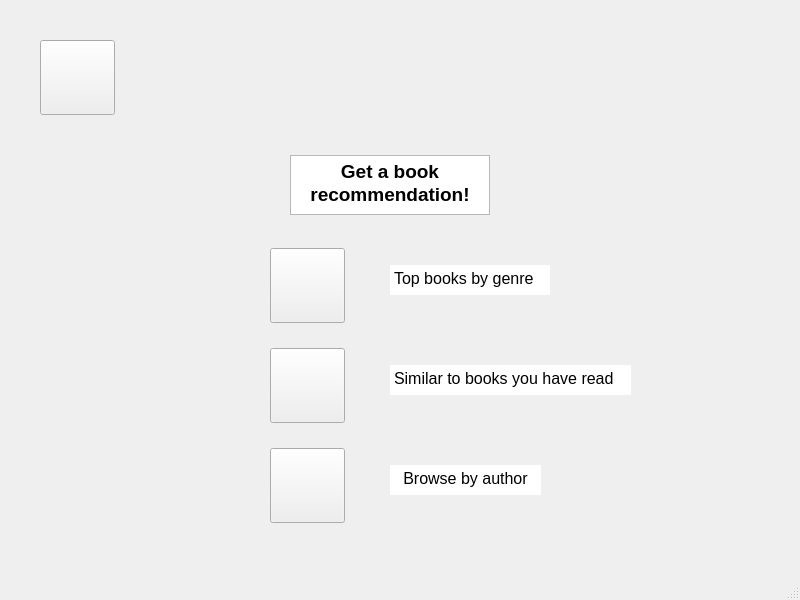
<?xml version="1.0" encoding="UTF-8"?>
<ui version="4.0">
 <class>MainWindow</class>
 <widget class="QMainWindow" name="MainWindow">
  <property name="geometry">
   <rect>
    <x>0</x>
    <y>0</y>
    <width>800</width>
    <height>600</height>
   </rect>
  </property>
  <property name="windowTitle">
   <string>MainWindow</string>
  </property>
  <widget class="QWidget" name="centralwidget">
   <widget class="QPushButton" name="HomeHelpButton">
    <property name="geometry">
     <rect>
      <x>40</x>
      <y>40</y>
      <width>75</width>
      <height>75</height>
     </rect>
    </property>
    <property name="text">
     <string/>
    </property>
    <property name="icon">
     <iconset>
      <normaloff>images/QuestionMark.png</normaloff>images/QuestionMark.png</iconset>
    </property>
    <property name="iconSize">
     <size>
      <width>48</width>
      <height>48</height>
     </size>
    </property>
   </widget>
   <widget class="QTextBrowser" name="WelcomeMsg">
    <property name="geometry">
     <rect>
      <x>290</x>
      <y>155</y>
      <width>200</width>
      <height>60</height>
     </rect>
    </property>
    <property name="html">
     <string>&lt;!DOCTYPE HTML PUBLIC &quot;-//W3C//DTD HTML 4.0//EN&quot; &quot;http://www.w3.org/TR/REC-html40/strict.dtd&quot;&gt;
&lt;html&gt;&lt;head&gt;&lt;meta name=&quot;qrichtext&quot; content=&quot;1&quot; /&gt;&lt;style type=&quot;text/css&quot;&gt;
p, li { white-space: pre-wrap; }
&lt;/style&gt;&lt;/head&gt;&lt;body style=&quot; font-family:'MS Shell Dlg 2'; font-size:8.25pt; font-weight:400; font-style:normal;&quot;&gt;
&lt;p align=&quot;center&quot; style=&quot; margin-top:0px; margin-bottom:0px; margin-left:0px; margin-right:0px; -qt-block-indent:0; text-indent:0px;&quot;&gt;&lt;span style=&quot; font-size:14pt; font-weight:600;&quot;&gt;Get a book&lt;/span&gt;&lt;/p&gt;
&lt;p align=&quot;center&quot; style=&quot; margin-top:0px; margin-bottom:0px; margin-left:0px; margin-right:0px; -qt-block-indent:0; text-indent:0px;&quot;&gt;&lt;span style=&quot; font-size:14pt; font-weight:600;&quot;&gt;recommendation!&lt;/span&gt;&lt;/p&gt;&lt;/body&gt;&lt;/html&gt;</string>
    </property>
   </widget>
   <widget class="QTextBrowser" name="textBrowser">
    <property name="geometry">
     <rect>
      <x>390</x>
      <y>265</y>
      <width>160</width>
      <height>30</height>
     </rect>
    </property>
    <property name="frameShape">
     <enum>QFrame::NoFrame</enum>
    </property>
    <property name="frameShadow">
     <enum>QFrame::Sunken</enum>
    </property>
    <property name="html">
     <string>&lt;!DOCTYPE HTML PUBLIC &quot;-//W3C//DTD HTML 4.0//EN&quot; &quot;http://www.w3.org/TR/REC-html40/strict.dtd&quot;&gt;
&lt;html&gt;&lt;head&gt;&lt;meta name=&quot;qrichtext&quot; content=&quot;1&quot; /&gt;&lt;style type=&quot;text/css&quot;&gt;
p, li { white-space: pre-wrap; }
&lt;/style&gt;&lt;/head&gt;&lt;body style=&quot; font-family:'MS Shell Dlg 2'; font-size:8.25pt; font-weight:400; font-style:normal;&quot;&gt;
&lt;p style=&quot; margin-top:0px; margin-bottom:0px; margin-left:0px; margin-right:0px; -qt-block-indent:0; text-indent:0px;&quot;&gt;&lt;span style=&quot; font-size:12pt;&quot;&gt;Top books by genre&lt;/span&gt;&lt;/p&gt;&lt;/body&gt;&lt;/html&gt;</string>
    </property>
   </widget>
   <widget class="QTextBrowser" name="textBrowser_2">
    <property name="geometry">
     <rect>
      <x>390</x>
      <y>365</y>
      <width>241</width>
      <height>30</height>
     </rect>
    </property>
    <property name="frameShape">
     <enum>QFrame::NoFrame</enum>
    </property>
    <property name="html">
     <string>&lt;!DOCTYPE HTML PUBLIC &quot;-//W3C//DTD HTML 4.0//EN&quot; &quot;http://www.w3.org/TR/REC-html40/strict.dtd&quot;&gt;
&lt;html&gt;&lt;head&gt;&lt;meta name=&quot;qrichtext&quot; content=&quot;1&quot; /&gt;&lt;style type=&quot;text/css&quot;&gt;
p, li { white-space: pre-wrap; }
&lt;/style&gt;&lt;/head&gt;&lt;body style=&quot; font-family:'MS Shell Dlg 2'; font-size:8.25pt; font-weight:400; font-style:normal;&quot;&gt;
&lt;p style=&quot; margin-top:0px; margin-bottom:0px; margin-left:0px; margin-right:0px; -qt-block-indent:0; text-indent:0px;&quot;&gt;&lt;span style=&quot; font-size:12pt;&quot;&gt;Similar to books you have read&lt;/span&gt;&lt;/p&gt;&lt;/body&gt;&lt;/html&gt;</string>
    </property>
   </widget>
   <widget class="QTextBrowser" name="textBrowser_3">
    <property name="geometry">
     <rect>
      <x>390</x>
      <y>465</y>
      <width>151</width>
      <height>30</height>
     </rect>
    </property>
    <property name="frameShape">
     <enum>QFrame::NoFrame</enum>
    </property>
    <property name="html">
     <string>&lt;!DOCTYPE HTML PUBLIC &quot;-//W3C//DTD HTML 4.0//EN&quot; &quot;http://www.w3.org/TR/REC-html40/strict.dtd&quot;&gt;
&lt;html&gt;&lt;head&gt;&lt;meta name=&quot;qrichtext&quot; content=&quot;1&quot; /&gt;&lt;style type=&quot;text/css&quot;&gt;
p, li { white-space: pre-wrap; }
&lt;/style&gt;&lt;/head&gt;&lt;body style=&quot; font-family:'MS Shell Dlg 2'; font-size:8.25pt; font-weight:400; font-style:normal;&quot;&gt;
&lt;p align=&quot;center&quot; style=&quot; margin-top:0px; margin-bottom:0px; margin-left:0px; margin-right:0px; -qt-block-indent:0; text-indent:0px;&quot;&gt;&lt;span style=&quot; font-size:12pt;&quot;&gt;Browse by author&lt;/span&gt;&lt;/p&gt;&lt;/body&gt;&lt;/html&gt;</string>
    </property>
   </widget>
   <widget class="QPushButton" name="Top10Btn">
    <property name="geometry">
     <rect>
      <x>270</x>
      <y>248</y>
      <width>75</width>
      <height>75</height>
     </rect>
    </property>
    <property name="text">
     <string/>
    </property>
    <property name="icon">
     <iconset>
      <normaloff>images/top-10.png</normaloff>images/top-10.png</iconset>
    </property>
    <property name="iconSize">
     <size>
      <width>64</width>
      <height>64</height>
     </size>
    </property>
   </widget>
   <widget class="QPushButton" name="SimilarBtn">
    <property name="geometry">
     <rect>
      <x>270</x>
      <y>348</y>
      <width>75</width>
      <height>75</height>
     </rect>
    </property>
    <property name="text">
     <string/>
    </property>
    <property name="icon">
     <iconset>
      <normaloff>images/book-stack.png</normaloff>images/book-stack.png</iconset>
    </property>
    <property name="iconSize">
     <size>
      <width>64</width>
      <height>64</height>
     </size>
    </property>
   </widget>
   <widget class="QPushButton" name="AuthorBtn">
    <property name="geometry">
     <rect>
      <x>270</x>
      <y>448</y>
      <width>75</width>
      <height>75</height>
     </rect>
    </property>
    <property name="text">
     <string/>
    </property>
    <property name="icon">
     <iconset>
      <normaloff>images/author.png</normaloff>images/author.png</iconset>
    </property>
    <property name="iconSize">
     <size>
      <width>64</width>
      <height>64</height>
     </size>
    </property>
   </widget>
  </widget>
  <widget class="QStatusBar" name="statusbar"/>
 </widget>
 <resources/>
 <connections/>
</ui>
